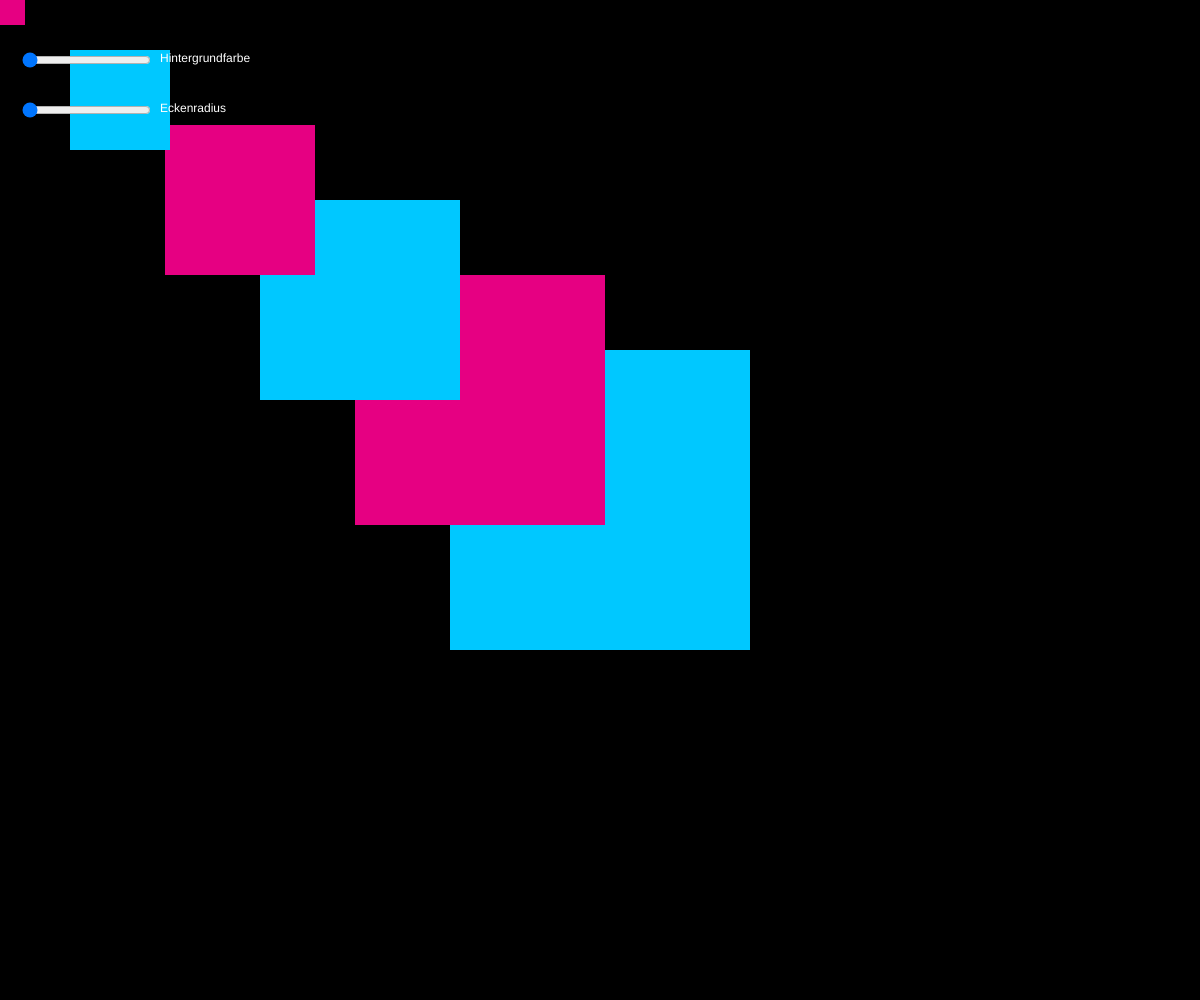
Frame 1 (no input)
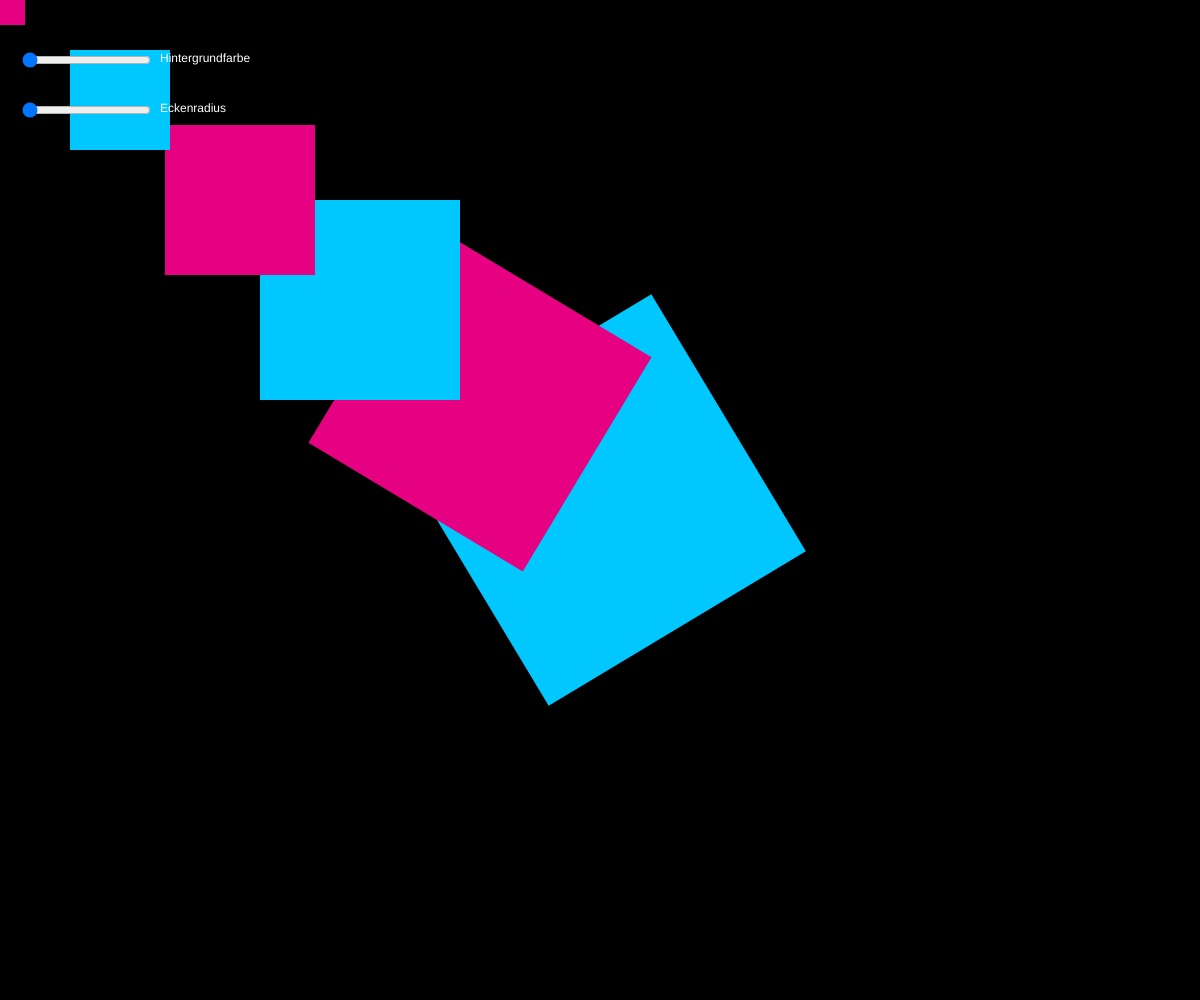
Frame 60 (no input)
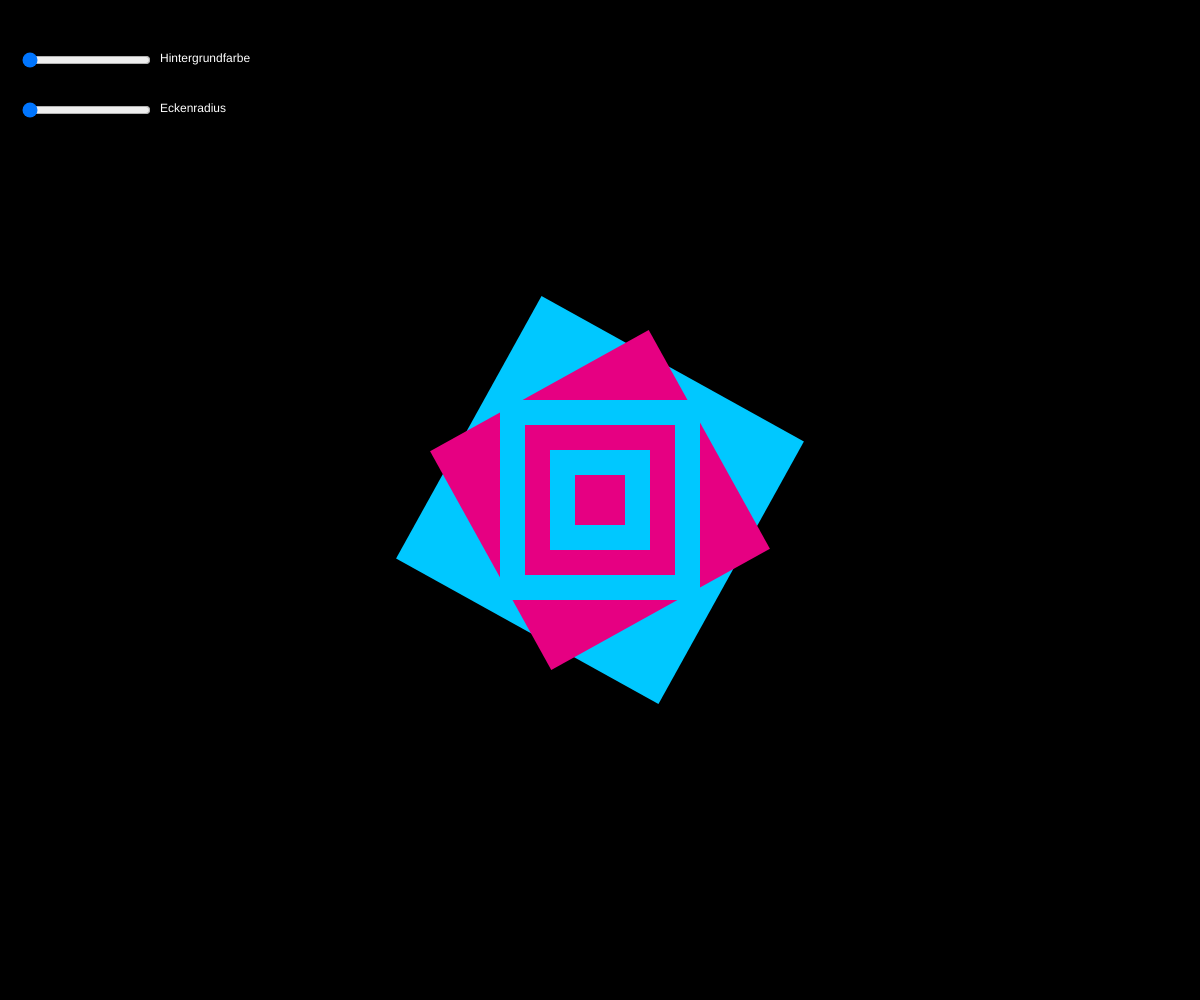
Frame 120 (the mouse pressed at the canvas centre since frame 60)

The p5.js sketch that drew these frames (run headless with seeded random() and noise() and a simulated clock; from frame 60 on, the mouse is pressed at the canvas centre):

// p5.js sketch
// ── sketch.js
//Slider für Hintergrundfarbe
let sliderFarbe;

//Slider für Eckenradius
let sliderEcken;

let drehwinkel = 0;


function setup() {
  createCanvas(windowWidth, windowHeight);
  angleMode(DEGREES);
  rectMode(CENTER);
  noStroke();


  //Slider mit Bereich und Startwert
  sliderFarbe = createSlider(0, 100, 0);
  sliderFarbe.position(20, 50);

  sliderEcken = createSlider(0, 15, 0);
  sliderEcken.position(20, 100);


}

function draw() {


  //Aktuelle Werte der Slider lesen
  let farbe = sliderFarbe.value();
  let radius = sliderEcken.value();

  //Hintergrundfarbe von Schwarz zu Weiss mappen
  let grau = map(farbe, 0, 100, 0, 255);
  background(grau);

  //Abstand der Maus zur Mitte
  let abstandX = (mouseX - width / 2) / 5;
  let abstandY = (mouseY - height / 2) / 5;

  //Farben der Formen definieren
  let blau = color(0, 200, 255);
  let pink = color(230, 0, 130);

  // hinterstes Rechteck drehen
  push();
  translate(windowWidth / 2 , windowHeight / 2);
  rotate(drehwinkel);
  
  //Formen in wechselnder Farbe gelistet
  fill(blau);
  rect(0, 0, 300, 300, radius);
  pop();
//Ende hinterstes Rechteck drehen

//zweithinterstes Rechteck drehen
push();
translate(width / 2 + abstandX * 1, height / 2 + abstandY * 1);
rotate(drehwinkel *-1);

  fill(pink);
  rect(0,0, 250, 250, radius);

  pop();

  fill(blau);
  rect(width / 2 + abstandX * 2, height / 2 + abstandY * 2, 200, 200, radius);

  fill(pink);
  rect(width / 2 + abstandX * 3, height / 2 + abstandY * 3, 150, 150, radius);

  fill(blau);
  rect(width / 2 + abstandX * 4, height / 2 + abstandY * 4, 100, 100, radius);

  fill(pink);
  rect(width / 2 + abstandX * 5, height / 2 + abstandY * 5, 50, 50, radius);

  //Beschriftungen der Slider
  if (grau < 128) {
    fill(255); // heller Text auf dunklem Hintergrund
  } else {
    fill(0);   // dunkler Text auf hellem Hintergrund
  }

  textSize(12);
  text('Hintergrundfarbe', 160, 62);
  text('Eckenradius', 160, 112);

drehwinkel = drehwinkel + 1;
}
//Canvas an die Fenstergrösse anpassen
function windowResized() {
  resizeCanvas(windowWidth, windowHeight);

  
}
